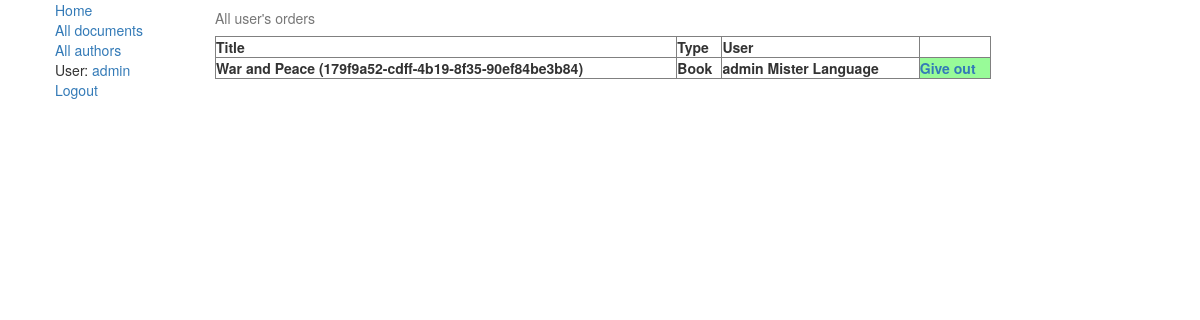
/library/orders/ (signed in), run on an earlier commit of the app's database.
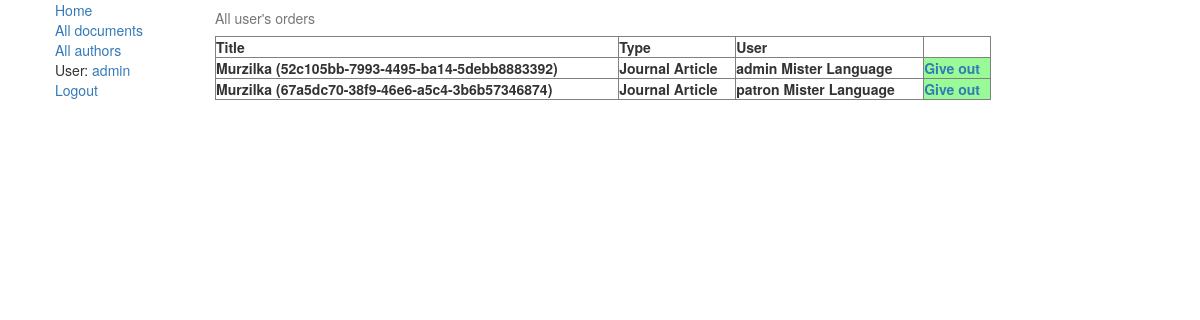
And on a later commit of the database.
### library/models.py (models this page shows, shortened)
class WishList(models.Model):
    user = models.ForeignKey('auth.User', on_delete=models.CASCADE, null=True)
    document = models.ForeignKey('Document', on_delete=models.CASCADE, null=True)
    document_copy = models.ForeignKey('DocumentInstance', on_delete=models.CASCADE, null=True)
    timestamp = models.DateTimeField(auto_now=True)
    executed = models.BooleanField(default=False)

class DocumentInstance(models.Model):
    id = models.UUIDField(primary_key=True, default=uuid.uuid4,
                          help_text="Unique document ID")
    document = models.ForeignKey('Document', on_delete=models.CASCADE, null=True)
    due_back = models.DateField(null=True, blank=True)
    DOCUMENT_STATUS = (
        ('a', 'Available'),
        ('g', 'Given out'),
        ('r', 'Reserved'),
        ('m', 'Maintenance')
    )
    status = models.CharField(max_length=1, choices=DOCUMENT_STATUS, blank=True, default='d')
    location = models.ForeignKey('LibraryLocation', on_delete=models.SET_NULL, null=True, blank=True)
    price = models.FloatField(help_text='Price in RUB', null=True)
    holder = models.ForeignKey(User, on_delete=models.SET_NULL, null=True, blank=True)
    additional_field1 = models.CharField(max_length=500, blank=True)
    additional_field2 = models.CharField(max_length=500, blank=True)
    additional_field3 = models.CharField(max_length=500, blank=True)
    additional_field4 = models.CharField(max_length=500, blank=True)
    additional_field5 = models.CharField(max_length=500, blank=True)
    class Meta:
        ordering = ["due_back"]
    def __str__(self):
        return '%s (%s)' % (self.document.title, self.id)

class Document(models.Model):
    title = models.CharField(max_length=100)
    authors = models.ManyToManyField('Author', help_text='Select authors')
    description = models.TextField(max_length=1000, help_text="Enter a description of the document")
    type = models.ForeignKey('DocType', on_delete=models.SET_NULL, null=True, blank=True)
    tags = models.ManyToManyField('Tag', help_text="Select tags")
    last_quantity = models.IntegerField(
        help_text='This field is used for storing quantity after recalculation. DO NOT USE IT, use quantity() instead!',
        null=True)
    bestseller = models.BooleanField(default=False)
    quantity_synced = models.BooleanField(default=False)
    is_reference = models.BooleanField(default=False, help_text="Reference materials can not be borrowed.")
    def quantity(self) -> int:
        if not self.quantity_synced:
            n = len(DocumentInstance.objects.filter(document_id=self.id, status='a'))
            self.last_quantity = n
            self.quantity_synced = True
            self.save()
        else:
            n = self.last_quantity
        return n
    def quantity_real(self):
        return len(DocumentInstance.objects.filter(Q(document_id=self.id) & (Q(status='a') | Q(status='r'))))

class DocType(models.Model):
    name = models.CharField(max_length=50, help_text="Document type name")
    fields = models.CharField(max_length=1000, blank=True,
                              help_text="Fields labels separated with semicolon. Max: 5")
    max_days = models.IntegerField(help_text='Maximum days for loan in regular case', null=True)
    max_days_bestseller = models.IntegerField(help_text='Maximum days for loan if document is bestseller', null=True)
    max_days_privileges = models.IntegerField(help_text='Maximum days for loan for privileged patrons', null=True)
    class Meta:
        verbose_name = "Document Type"
        verbose_name_plural = "Documents' Types"
    def __str__(self):
        return self.name

### library/views.py (the view)
def order_list(request):
    orders = WishList.objects.all()
    return render(request, 'library/order_list.html', context={'orders': orders})

### library/templates/library/order_list.html (shortened to what this page needs)
{% extends 'base_generic.html' %}
{% block content %}
    {% if perms.library.change_wishlist %}
        <html lang="en">
        <head>
        </head>
        <body>
        <table border="1" align="left" width="80%">
            <caption>All user's orders</caption>
            <tr>
                <th> Title</th>
                <th> Type</th>
                <th> User</th>
                <th></th>
            </tr>
            {% for order in orders %}
                <tr>
                    <th> {{ order.document_copy }}</th>
                    <th> {{ order.document.type }}</th>
                    <th> {{ order.user }} {{ user.first_name }} {{ user.last_name }}  </th>
                    {% if order.document.quantity_real > 0 %}
                        <th bgcolor="#98fb98" title="Give out one copy of this {{ order.document.type }}">
                            <a href="{% url 'order-confirmation' id=order.id %}"> Give out </a>
                        </th>
                    {% else %}
                        <th bgcolor="#f08080">
                            Out of stock
                        </th>
                    {% endif %}
                </tr>
            {% endfor %}
        </table>
        </body>
        </html>
    {% else %} You are not allowed to be here
    {% endif %}
{% endblock %}

### library/templates/base_generic.html (shortened to what this page needs)
<!DOCTYPE html>
<html lang="en-us">
<head>
    <link rel="stylesheet" href="https://maxcdn.bootstrapcdn.com/bootstrap/3.3.7/css/bootstrap.min.css">
    <link rel="stylesheet" href="styles.css">
</head>
<body link="">
<div class="container-fluid">
    <div class="row">
        <div class="col-sm-2">
            {% block sidebar %}
                <ul class="sidebar-nav">
                    <div><a href="{% url 'index' %}">Home</a></div>
                    <div><a href="{% url 'document' %}">All documents</a></div>
                    <div><a href="{% url 'authors' %}">All authors</a></div>
                    {% if user.is_authenticated %}
                        <div>User: <a title="Open user card" href="{% url 'dashboard' %}">{{ user.get_username }}</a></div>
                        <div><a href="{% url 'logout' %}?next={{ request.path }}">Logout</a></div>
                    {% else %}
                        <div><a href="{% url 'login' %}?next={{ request.path }}">Login</a></div>
                    {% endif %}
                </ul>
            {% endblock %}
        </div>
        <div class="col-sm-10 ">
            {% block content %}{% endblock %}
        </div>
    </div>
</div>
</body>
</html>

What changed in the data, as far as the page shows it:
removed WishList: document_copy "War and Peace (179f9a52-cdff-4b19-8f35-90ef84be3b84)", document.type "Book", user "admin", {{ user.first_name }} "Mister", {{ user.last_name }} "Language"
added WishList: document_copy "Murzilka (52c105bb-7993-4495-ba14-5debb8883392)", document.type "Journal Article", user "admin", {{ user.first_name }} "Mister", {{ user.last_name }} "Language"
added WishList: document_copy "Murzilka (67a5dc70-38f9-46e6-a5c4-3b6b57346874)", document.type "Journal Article", user "patron", {{ user.first_name }} "Mister", {{ user.last_name }} "Language"
